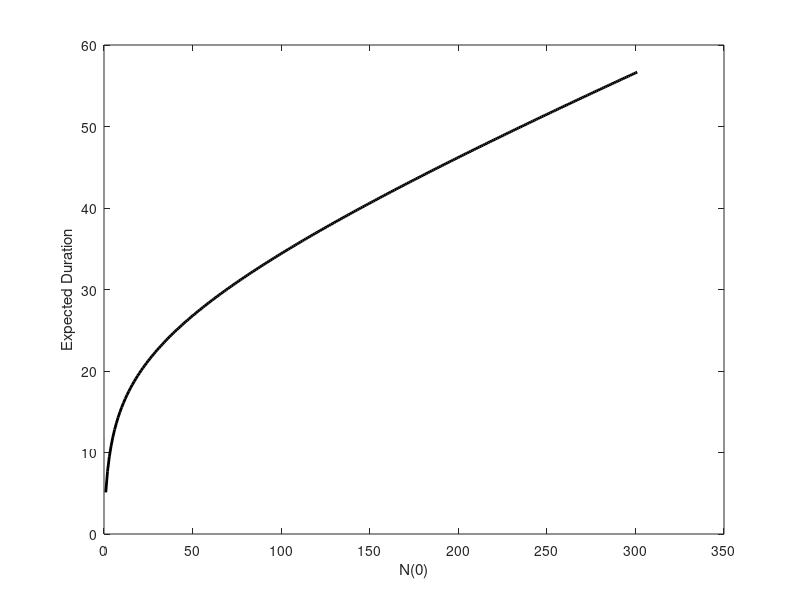

The MATLAB source for this figure:
clear all
einf=120; pinf=301;
k1=1.66*10^(-3); k_1=10^(-4); k2=0.1;
kmax=(k2*einf); km=(k_1+k2)/k1;
d=-1*ones(1,pinf);
Q=zeros(pinf);
Q(1,1)=-kmax/(km+1);
for i=2:pinf
  Q(i,i)=-kmax*i/(km+i);
  Q(i-1,i)=-Q(i,i);
end
tau=d/Q;
plot([1:1:pinf],tau,'k-','linewidth',2);
xlabel('N(0)'); ylabel('Expected Duration')
% portion (b)
tau2=-2*tau/Q
taustd=sqrt(tau2-tau.^2);
